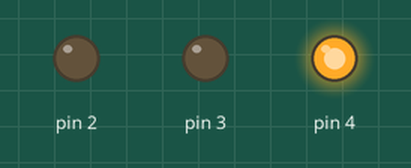
Bench run of a sketch on a simulated Arduino Uno, built with avr-gcc and run on an emulated ATmega328P. Parts: output pins drawn as LEDs (lit = HIGH).

Above: at 7.5 s.
At 15.7 s:
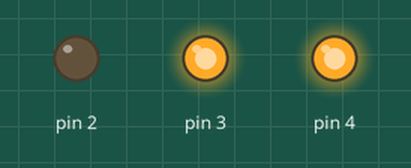
At 24.0 s:
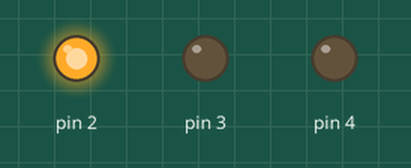
At 31.7 s:
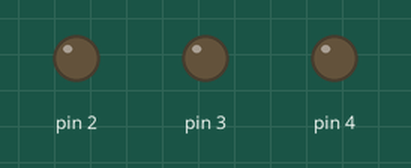
At 36.2 s:
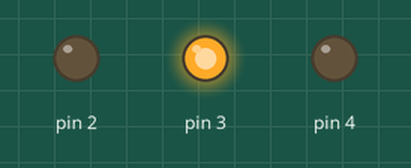
Timing chart, 0 to 48.1 s (numbered marks = the images above):
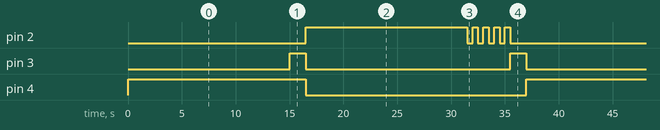

The sketch:

1_svetofar.ino
```cpp
void setup() {

   pinMode(2, OUTPUT);
   pinMode(3, OUTPUT);
   pinMode(4, OUTPUT);

}

void loop() {
  digitalWrite(4, HIGH);
  digitalWrite(3, LOW);
  delay(15000);
  digitalWrite(4, HIGH);
  digitalWrite(3, HIGH);
  delay(1500);
  digitalWrite(4, LOW);
  digitalWrite(3, LOW);
  digitalWrite(2, HIGH);
  delay(15000);
  for(int i=0; i<4; i++)
  {
  digitalWrite(2, LOW);
  delay(500);
  digitalWrite(2, HIGH);
  delay(500);
  }
  digitalWrite(2, LOW);
  digitalWrite(3, HIGH);
  delay(1500);
}
```

Measured:
- by itself, pin 2: repeats every 37.0 s: 4 × (LOW 0.50 s, HIGH 0.50 s), LOW 18.0 s, HIGH 15.0 s
- by itself, pin 3: repeats every 37.0 s: LOW 19.0 s, HIGH 1.5 s, LOW 15.0 s, HIGH 1.5 s
- by itself, pin 4: alternates HIGH for 16.5 s and LOW for 20.5 s
